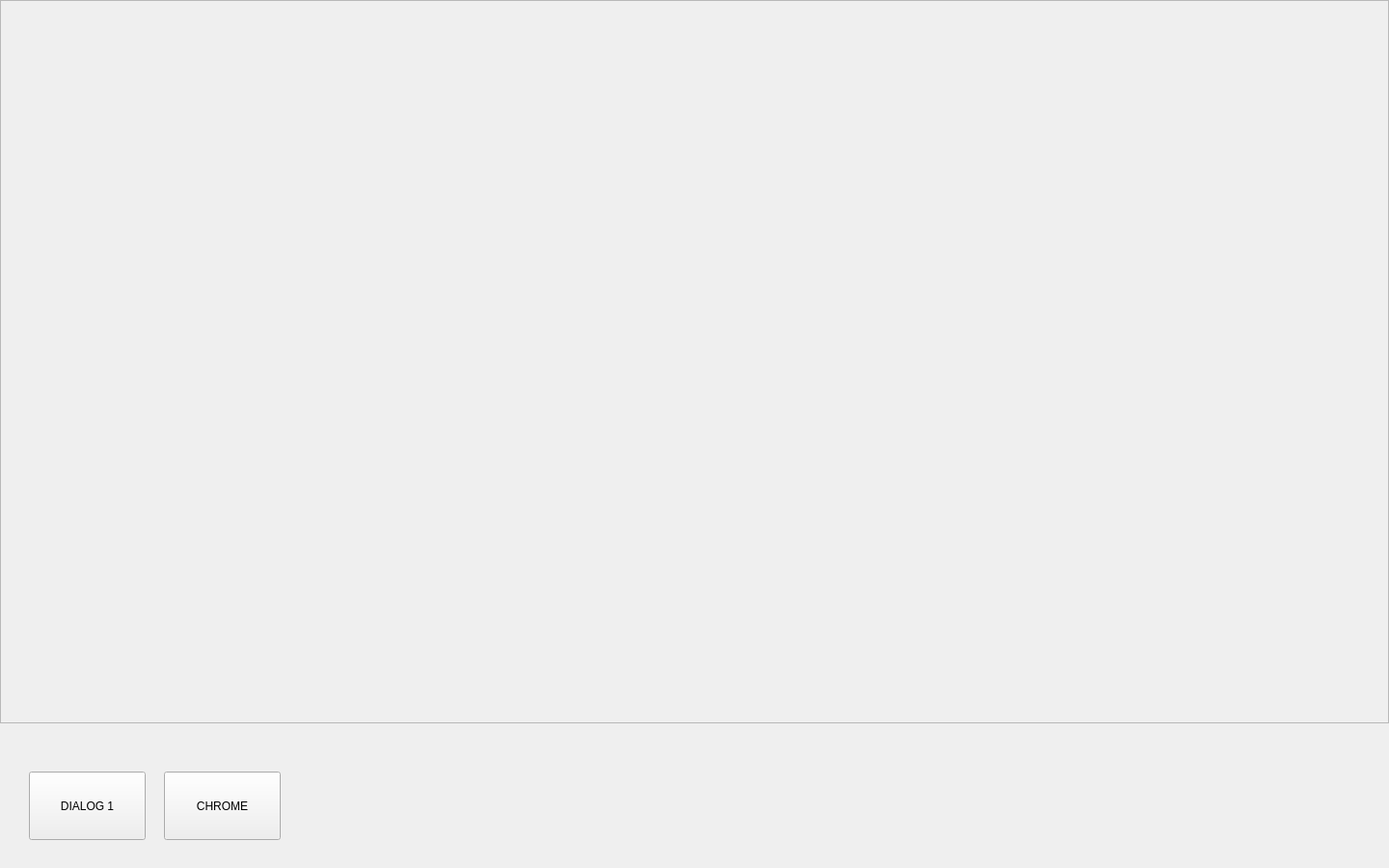
<?xml version="1.0" encoding="UTF-8"?>
<ui version="4.0">
 <class>MainWindow</class>
 <widget class="QMainWindow" name="MainWindow">
  <property name="geometry">
   <rect>
    <x>0</x>
    <y>0</y>
    <width>1440</width>
    <height>900</height>
   </rect>
  </property>
  <property name="windowTitle">
   <string>MainWindow</string>
  </property>
  <widget class="QWidget" name="mainWidget">
   <widget class="QPushButton" name="dialog_1_btn">
    <property name="geometry">
     <rect>
      <x>30</x>
      <y>800</y>
      <width>121</width>
      <height>71</height>
     </rect>
    </property>
    <property name="text">
     <string>DIALOG 1</string>
    </property>
   </widget>
   <widget class="QPushButton" name="chrome_btn">
    <property name="geometry">
     <rect>
      <x>170</x>
      <y>800</y>
      <width>121</width>
      <height>71</height>
     </rect>
    </property>
    <property name="text">
     <string>CHROME</string>
    </property>
   </widget>
   <widget class="QFrame" name="frame">
    <property name="geometry">
     <rect>
      <x>0</x>
      <y>0</y>
      <width>1440</width>
      <height>750</height>
     </rect>
    </property>
    <property name="styleSheet">
     <string notr="true">background-image: url(&quot;./machine.jpg&quot;)</string>
    </property>
    <property name="frameShape">
     <enum>QFrame::StyledPanel</enum>
    </property>
    <property name="frameShadow">
     <enum>QFrame::Raised</enum>
    </property>
   </widget>
  </widget>
 </widget>
 <resources/>
 <connections/>
</ui>
